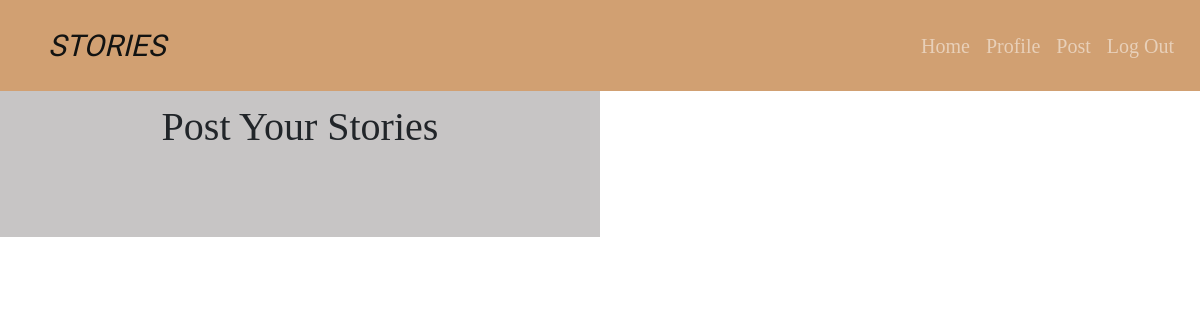
The app's page /home/post/, older data.
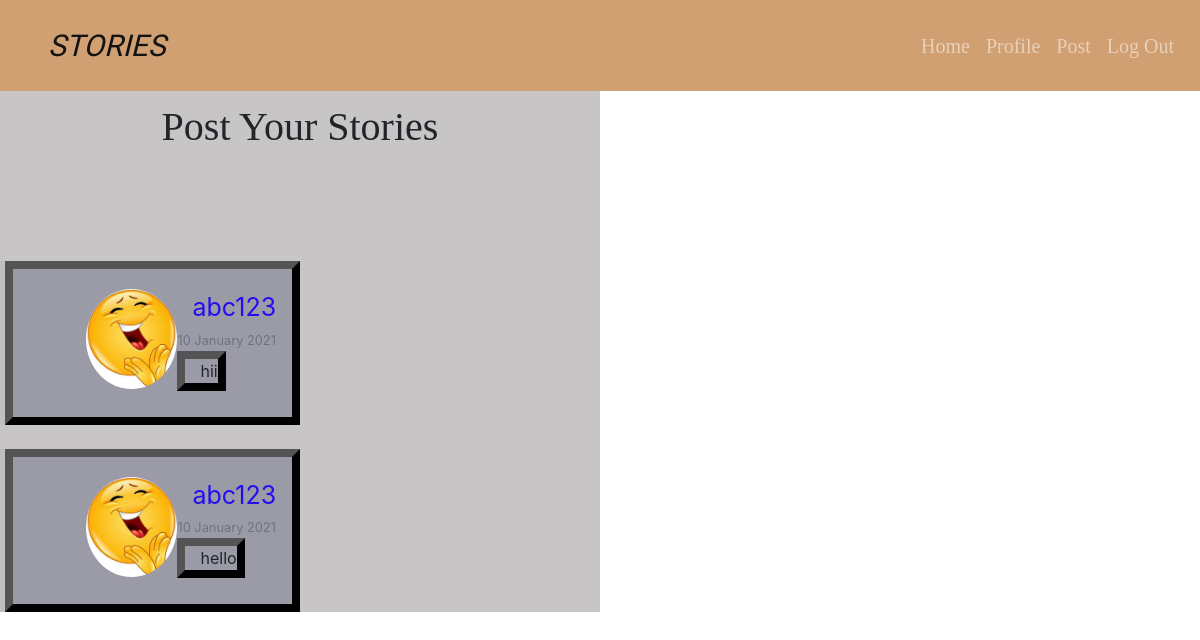
The same page, newer data.
### post/models.py (models this page shows, shortened)
class Post(models.Model):
    content = models.TextField()
    date_posted = models.DateTimeField(default=timezone.now)
    author = models.ForeignKey(User,on_delete=models.CASCADE)

### users/models.py (models this page shows, shortened)
class Profile(models.Model):
    user = models.OneToOneField(User, on_delete=models.CASCADE)
    image = models.ImageField(default='default.jpg', upload_to='profile_pics')

### post/views.py (the view)
# urls.py: path('post/', PostListView.as_view() ,name="post-home"),
class PostListView(ListView):
    model = Post
    template_name = 'post/home.html'
    context_object_name = 'posts'
    ordering = ['-date_posted']

### post/templates/post/home.html
{% extends "post/base.html"%}
{% block home-content %}
<div class="home">
<div class="heading_text"><span > Post Your Stories</span></div>
    {% for post in posts %}
    <br><div class="home">
    <div class="post">
    <div class="row mx-md-5">
        <div class="col px-mb-5">
            <article class="media content-section">
                <img class="article_img" src="{{ post.author.profile.image.url }}">
                <div class="media-body">
                    <div class="article-metadata">
                        <a class="mr-2" id="post_author" href="{% url 'post-detail' post.id %}">{{ post.author }}</a>
                        <small class="text-muted">{{ post.date_posted|date:"d F Y" }}</small>
                    </div>
                    <div>
                        <p class="article-content">{{ post.content }}</p>
                    </div>
                </div>
            </article>
        </div>
    </div>
    </div>
</div>
    {% endfor %}
{% endblock%}

### post/templates/post/base.html (shortened to what this page needs)
{% load static %}
<!DOCTYPE html>
<html lang="en">
<head>
    <link rel="stylesheet" href="https://stackpath.bootstrapcdn.com/bootstrap/4.1.3/css/bootstrap.min.css">
    <link rel="stylesheet" href="{% static 'post/main.css' %}">
</head>
<body>
    <header class="navbar navbar-expand navbar-dark flex-column flex-md-row">
        <div class="container-fluid">
            <div class="row">
                <div class="col-md-12 px-0">
                    <nav class="navbar fixed-top" id="navbar">
                        <a href="" class="navbar-brand mr-0 mr-md-2" id="web_logo">STORIES</a>
                    <div id="myid">
                        <div class="navbar-nav-scroll">
                                <ul class="navbar-nav">
                                    <li class="navbar-item">
                                        <a class="nav-link" href="{% url 'post-home' %}" >Home</a>
                                    </li>
                                    <li class="navbar-item">
                                        <a class="nav-link" href="{% url 'profile' %}" >Profile</a>
                                    </li>
                                    <li class="navbar-item">
                                        <a class="nav-link" href="{% url 'post-create' %}">Post</a>
                                    </li>
                                    <li class="navbar-item" style="float: right;">
                                        <a class="nav-link" href="{% url 'logout' %}">Log Out</a>
                                    </li>
                            </ul>
                        </div>
                    </div>
                    </nav>
                </div>
            </div>
        </div>
    </header>
            {% block home-content %}{% endblock %}
</body>
</html>

### post/static/post/main.css (style rules this page uses)
.post { padding: 10px; margin-left: 5px; border: solid black; border-style: outset; border-width: 8px; border-collapse: separate; background: rgb(155, 155, 167); }
.home { background: rgba(192, 190, 190, 0.877); background-size: cover; width: 50%; height: 50%; }
.article_img { border-radius: 50%; width: 100px; height: 100px; }
.heading_text { text-align: center; font-size:40px; padding:80px; font-family: 'Merriweather', serif; }
.article-content { display: inline-block; text-overflow: ellipsis; word-wrap: break-word; padding-left: 15px; border: solid black; border-style: outset; border-width: 8px; border-collapse: separate; }
#post_author { font-size: 25px; padding-left: 15px; color: rgb(36, 13, 240); }
#navbar { background: rgb(209, 160, 114); padding: 18px; }
#myid { font-family: Georgia; font-size: 20px; }
.media { padding-top: 10px; }
#web_logo { font-size: 30px; color: rgb(18, 19, 18); font-family: 'Uncial Antiqua', cursive; padding-left: 30px; font-style: italic; }

Row changes from the older to the newer data that the page shows:
added Post: author.profile.image (placeholder picture), author "abc123", date_posted "10 January 2021", content "hii"
added Post: author.profile.image (placeholder picture), author "abc123", date_posted "10 January 2021", content "hello"
